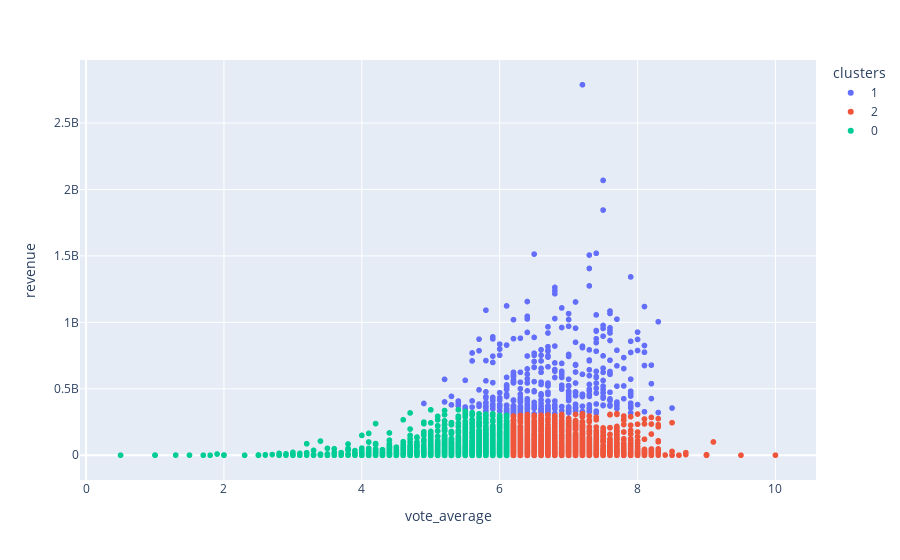

Here is the notebook cell this chart was saved with:
### Code cell
compare.create_cluster_scatter()

### Figure 1 — Plotly figure (JSON) as saved in the notebook; plotly's stock layout.template omitted (floating-point values rounded to 4 significant figures; data arrays with more than 128 entries replaced by an {"elided": "..."} marker saying what was removed)
{"data": [{"customdata": {"elided": "370x1 str values"}, "hovertemplate": "clusters=1<br>vote_average=%{x}<br>revenue=%{y}<br>title=%{customdata[0]}<extra></extra>", "legendgroup": "1", "marker": {"color": "#636efa", "symbol": "circle"}, "mode": "markers", "name": "1", "showlegend": true, "x": {"elided": "370 float values"}, "xaxis": "x", "y": {"elided": "370 float values"}, "yaxis": "y", "type": "scattergl"}, {"customdata": {"elided": "3848x1 str values"}, "hovertemplate": "clusters=2<br>vote_average=%{x}<br>revenue=%{y}<br>title=%{customdata[0]}<extra></extra>", "legendgroup": "2", "marker": {"color": "#EF553B", "symbol": "circle"}, "mode": "markers", "name": "2", "showlegend": true, "x": {"elided": "3848 float values"}, "xaxis": "x", "y": {"elided": "3848 float values"}, "yaxis": "y", "type": "scattergl"}, {"customdata": {"elided": "3152x1 str values"}, "hovertemplate": "clusters=0<br>vote_average=%{x}<br>revenue=%{y}<br>title=%{customdata[0]}<extra></extra>", "legendgroup": "0", "marker": {"color": "#00cc96", "symbol": "circle"}, "mode": "markers", "name": "0", "showlegend": true, "x": {"elided": "3152 float values"}, "xaxis": "x", "y": {"elided": "3152 float values"}, "yaxis": "y", "type": "scattergl"}], "layout": {"legend": {"title": {"text": "clusters"}, "tracegroupgap": 0}, "margin": {"t": 60}, "xaxis": {"anchor": "y", "domain": [0.0, 1.0], "title": {"text": "vote_average"}}, "yaxis": {"anchor": "x", "domain": [0.0, 1.0], "title": {"text": "revenue"}}}}
